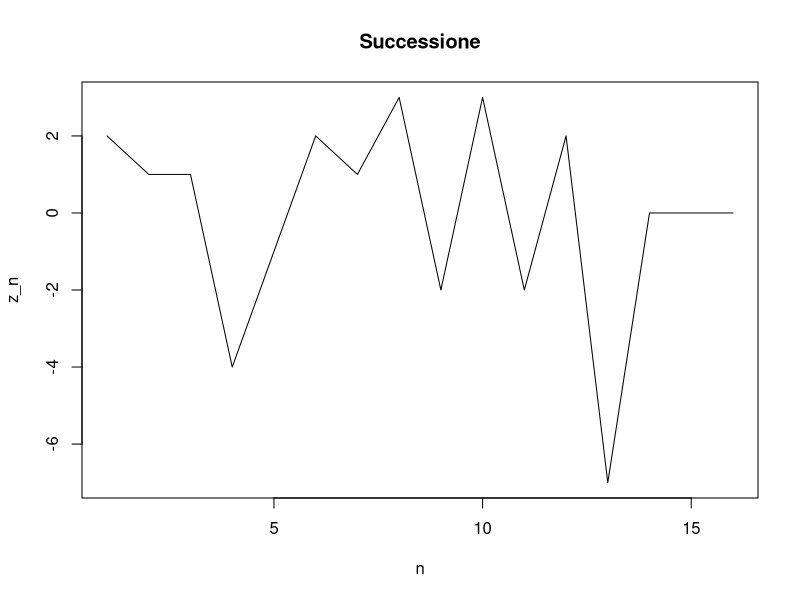

The R source for this figure:
## ---- chunk 1
# Definiamo la serie
serie <- c(1,3,4,5,1,0,2,3,6,4,7,5,7,0,0,0,0)

# Inizializziamo il vettore delle derivate
derivate <- numeric(length(serie)-1)

# Calcoliamo le derivate
for (i in 1:(length(serie)-1)) {
  derivate[i] <- (serie[i+1] - serie[i])/(i+1 - i)
}

# Stampiamo le derivate
cat("Derivate calcolate:")
cat(derivate, "\n")

# Creazione del grafico della sequenza generata
plot(derivate, type = "l", xlab = "n", ylab = "z_n", main = "Successione")

